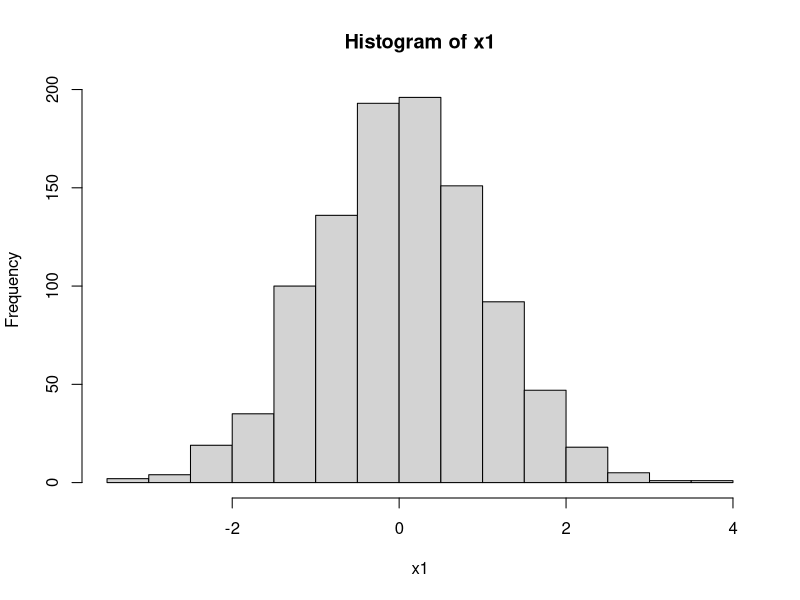
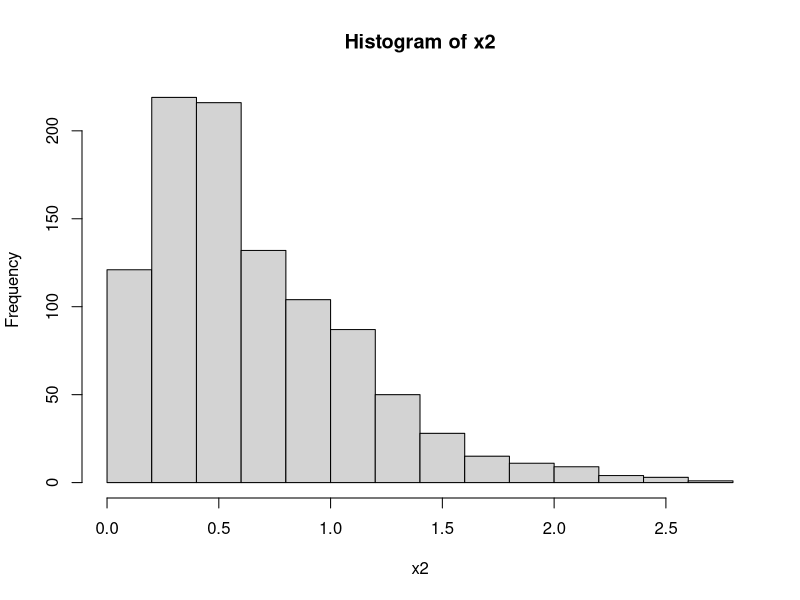
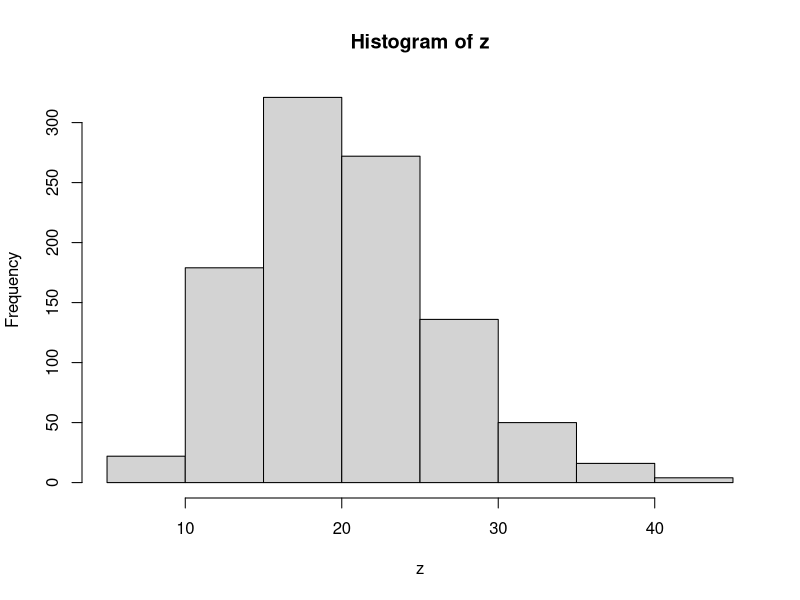
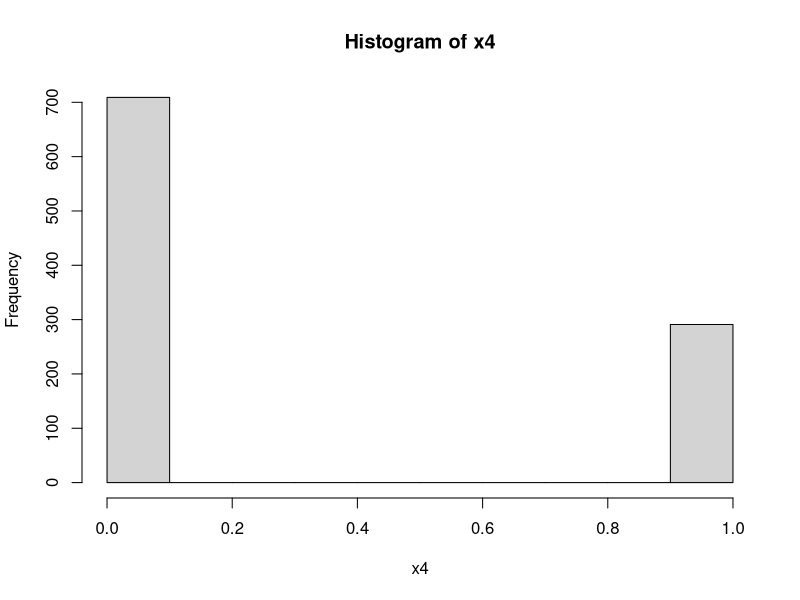
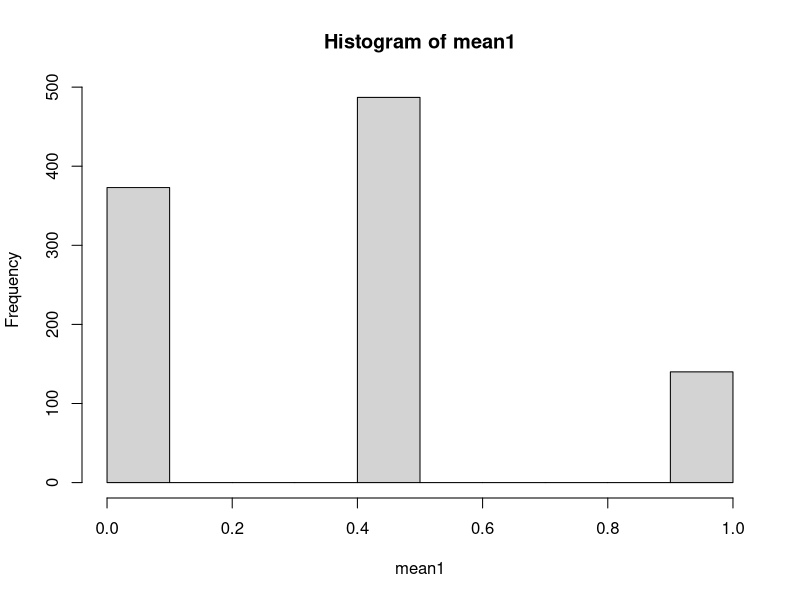
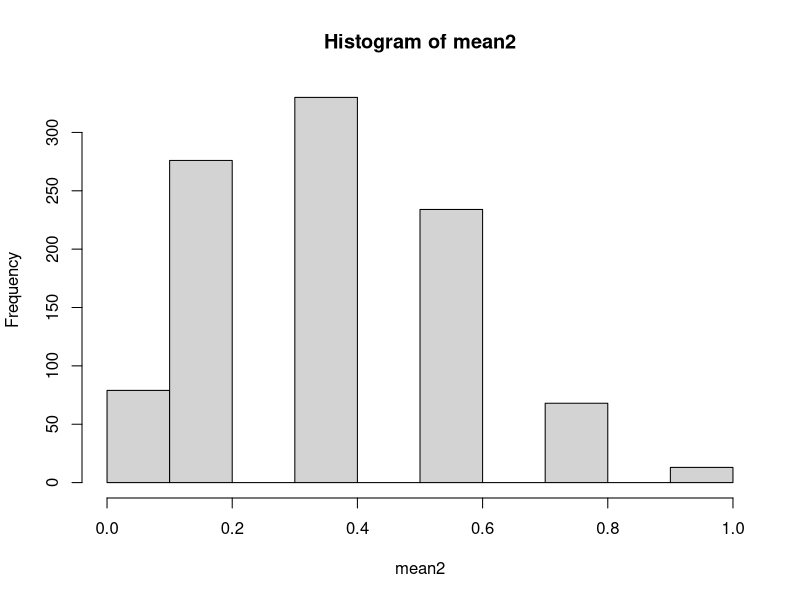
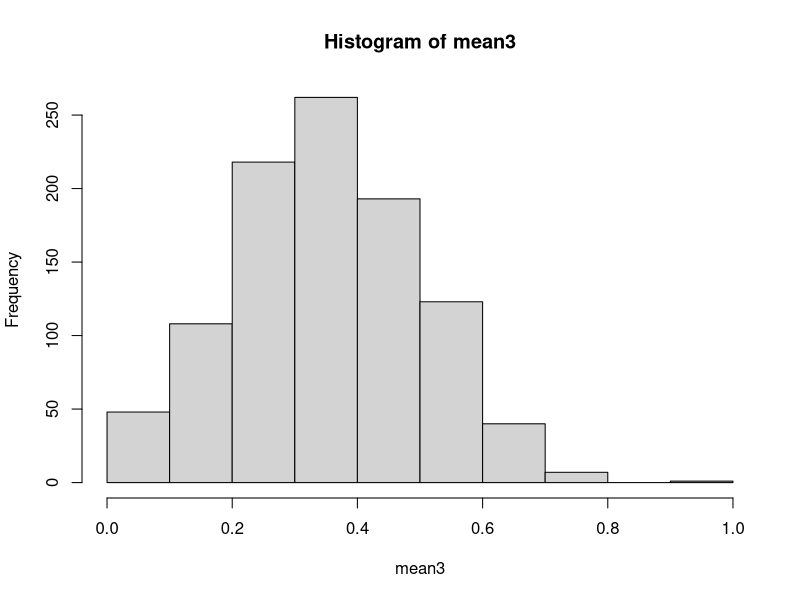
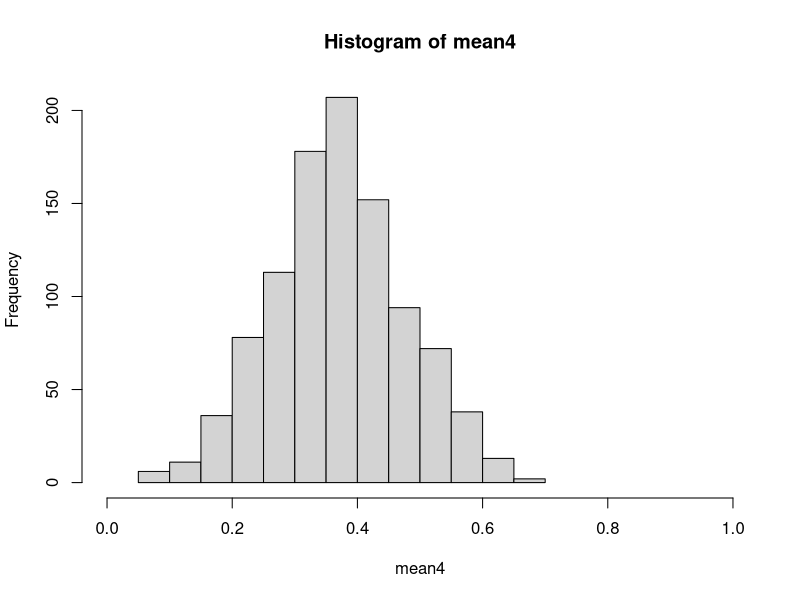

Reproduce these figures in R, in order.
#R Project 9
#Name: Rida Ali Raza Syed
#Date: 04/12/2023
#V00927343


#Draw 1000 samples from the following distributions and create histograms for each. 
#Be sure to comment about each histogram.  Remember all histograms should have four items addressed.

#(a) X ∼ N (0, 1) using rnorm function:
x1<- rnorm(1000,0,1)
#mean=0, sd=1
hist(x1)
sd(x1)
summary(x1)

#Describing the distribution:
#Shape: The histogram has a uniformly normal distribution, which is symmetric.
#Center: The histogram is centered at 0.05152.
#Spread: The spread is  0.9935323
#Unusual features: There are no unusual features. 

###################################################################################


#(b) X ∼ Gamma(2, 3) using the rgamma function

x2<-rgamma(1000,2,3)
hist(x2)

sd(x2)
summary(x2)
IQR(x2) 
#outliers are found by: Lower bound = Q1 - (1.5 * (Q3-Q1))
#Upper bound = Q3 + (1.5 * (Q3-Q1))

#Describing the distribution:
#Shape: The histogram is unsymmetric and is skewed to the right or positively skewed..
#Center: The histogram is centered at 0.67443.
#Spread: The spread is  0.4901966.
#Unusual Features: There are outliers seen on the right greater than 1.881904.


###################################################################################


#(c) X+Y where X ∼ N(5,2) and Y ∼ χ2(15).  

x3<-rnorm(1000,5,2)
#mean=5, sd=2

y1<-rchisq(1000,15)

z <- x3+y1

hist(z)

sd(z)
summary(z)
IQR(z) 
#outliers are found by: Lower bound = Q1 - (1.5 * (Q3-Q1))
#Upper bound = Q3 + (1.5 * (Q3-Q1))

#Describing the distribution:
#Shape: The histogram appears to have a symmetric distribution but it is not normally distributed.
#Center: The histogram is centered at 19.664.
#Spread: The spread is  5.747184.
#Unusual Features: There are outliers seen on the right, greater than 35.03457.

###################################################################################



#(d) X ∼ Binomial(1, 0.3).

x4 <- rbinom(1000,1,0.3)
hist(x4)

sd(x4)
summary(x4)
IQR(x4) 
#outliers are found by: Lower bound = Q1 - (1.5 * (Q3-Q1))
#Upper bound = Q3 + (1.5 * (Q3-Q1))

#Describing the distribution:
#Shape: The histogram  has a bimodal appearance with two distinct peaks.
#Center: The histogram is centered at 0.315 .
#Spread: The spread is  0.4647483.
#Unusual Features: There are only two bars one at 0, and the other at 1.


###################################################################################

#(e) Calculate a mean of a vector X = (X1, X2, ..., Xn ) 1000 times, where Xi ~ Binomial(1, 0.4)
#for n = 2, 5, 10, 20, 50, 100 and create a histogram of the means. Each n should be dealt with 
#separately. For example, you draw 1000 samples of size n = 2 (you may use for() loop for that). 
#Every time a sample is drawn, you calculate its mean. Once you will end up with n means, you 
#create a histogram of those means. Then repeat for n = 5, 10, etc.  There should be 6 separate 
#histograms with comments for each.  Restrict the x-axis to stay at 0 to 1 for all plots.  
#Comment on the differences between plots as n increases.



#n <-c(2, 5, 10, 20, 50, 100)

#FOR N=2
mean1<-rep(0,1000)
for (i in 1:1000) {
  x <- rbinom(2,1,0.4)
  mean1[i]<-mean(x)

}
 
mean1

hist(mean1,xlim = c(0,1))

sd(mean1)
summary(mean1)
IQR(mean1) 


#Describing the distribution:
#Shape: The histogram  has a binomial distribution.
#Center: The histogram is centered at 0.4025 .
#Spread: The spread is 0.3454897.
#Unusual Features: There are no unusual features.


#FOR N=5
mean2<-rep(0,1000)
for (i in 1:1000) {
  x <- rbinom(5,1,0.4)
  mean2[i]<-mean(x)
  
}

mean2

hist(mean2,xlim = c(0,1))

sd(mean2)
summary(mean2)
IQR(mean2) 


#Describing the distribution:
#Shape: The histogram  has a binomial distribution.
#Center: The histogram is centered at 0.4 .
#Spread: The spread is 0.2269174.
#Unusual Features: There are no unusual features.

#FOR N=10
mean3<-rep(0,1000)
for (i in 1:1000) {
  x <- rbinom(10,1,0.4)
  mean3[i]<-mean(x)
  
}

mean3

hist(mean3,xlim = c(0,1))

sd(mean3)
summary(mean3)
IQR(mean3) 


#Describing the distribution:
#Shape: The histogram  has a symmetric binomial distribution but it is not normally distributed.
#Center: The histogram is centered at 0.4021.
#Spread: The spread is 0.1530654.
#Unusual Features: There are no unusual features.

#FOR N=20
mean4<-rep(0,1000)
for (i in 1:1000) {
  x <- rbinom(20,1,0.4)
  mean4[i]<-mean(x)
  
}

mean4

hist(mean4,xlim = c(0,1))

sd(mean4)
summary(mean4)
IQR(mean4) 


#Describing the distribution:
#Shape: The histogram  has a symmetric binomial distribution but it is not normally distributed.
#Center: The histogram is centered at 0.3978.
#Spread: The spread is  0.1096001.
#Unusual Features: There are no unusual features.

#FOR N=50
mean5<-rep(0,1000)
for (i in 1:1000) {
  x <- rbinom(50,1,0.4)
  mean5[i]<-mean(x)
  
}

mean5

hist(mean5,xlim = c(0,1))

sd(mean5)
summary(mean5)
IQR(mean5) 


#Describing the distribution:
#Shape: The histogram  has a symmetric binomial distribution but it is not normally distributed.
#Center: The histogram is centered at 0.3977.
#Spread: The spread is 0.07001502.
#Unusual Features: There are no unusual features.

#FOR N=100
mean6<-rep(0,1000)
for (i in 1:1000) {
  x <- rbinom(100,1,0.4)
  mean6[i]<-mean(x)
  
}

mean6

hist(mean6,xlim = c(0,1))

sd(mean6)
summary(mean6)
IQR(mean6) 


#Describing the distribution:
#Shape: The histogram  has a symmetric normal distribution.
#Center: The histogram is centered at 0.3992.
#Spread: The spread is  0.05021968.
#Unusual Features: There are no unusual features


#OVERALL OBSERVATION OF ALL PLOTS:

#It can be noted that as n increases:
#The shape of the histogram changes from a binomial distribution to 
#a normal distribution.
#The mean decreases; the center comes closer to the true mean.
#the standard deviation decreases; the spread decreases.
#The distribution changes from being skewed to being symmetric.


